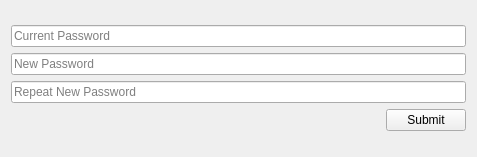
<?xml version="1.0" encoding="UTF-8"?>
<ui version="4.0">
 <class>Frame</class>
 <widget class="QFrame" name="Frame">
  <property name="geometry">
   <rect>
    <x>0</x>
    <y>0</y>
    <width>477</width>
    <height>157</height>
   </rect>
  </property>
  <property name="windowTitle">
   <string>Change Master Password</string>
  </property>
  <layout class="QGridLayout" name="gridLayout">
   <item row="0" column="0">
    <layout class="QVBoxLayout" name="verticalLayout">
     <item>
      <widget class="QLineEdit" name="current_password_line_edit">
       <property name="echoMode">
        <enum>QLineEdit::Password</enum>
       </property>
       <property name="placeholderText">
        <string>Current Password</string>
       </property>
      </widget>
     </item>
     <item>
      <widget class="QLineEdit" name="new_password_1_line_edit">
       <property name="echoMode">
        <enum>QLineEdit::Password</enum>
       </property>
       <property name="placeholderText">
        <string>New Password</string>
       </property>
      </widget>
     </item>
     <item>
      <widget class="QLineEdit" name="new_password_2_line_edit">
       <property name="echoMode">
        <enum>QLineEdit::Password</enum>
       </property>
       <property name="placeholderText">
        <string>Repeat New Password</string>
       </property>
      </widget>
     </item>
     <item>
      <layout class="QHBoxLayout" name="horizontalLayout">
       <item>
        <spacer name="horizontalSpacer">
         <property name="orientation">
          <enum>Qt::Horizontal</enum>
         </property>
         <property name="sizeHint" stdset="0">
          <size>
           <width>40</width>
           <height>20</height>
          </size>
         </property>
        </spacer>
       </item>
       <item>
        <widget class="QPushButton" name="submit_change_password_push_button">
         <property name="text">
          <string>Submit</string>
         </property>
        </widget>
       </item>
      </layout>
     </item>
    </layout>
   </item>
  </layout>
 </widget>
 <resources/>
 <connections/>
</ui>
